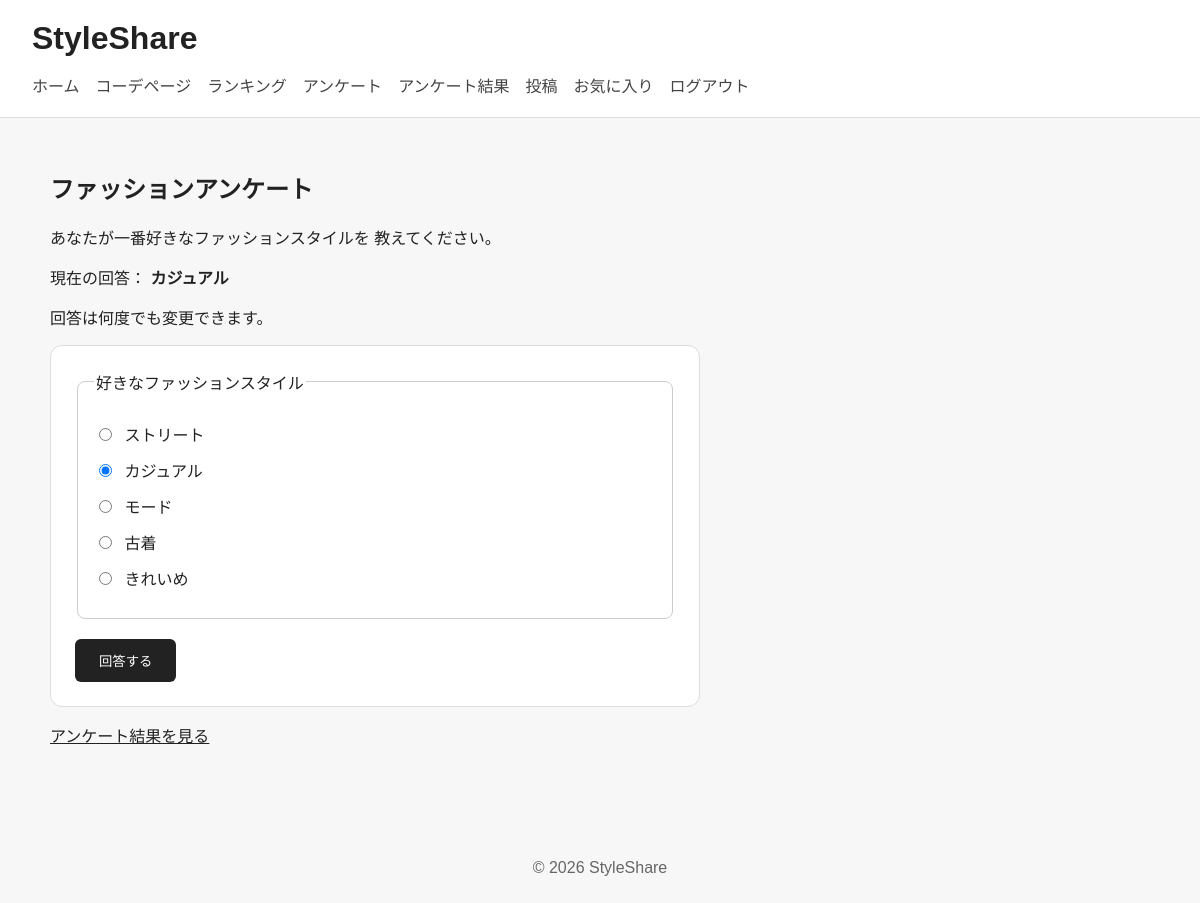
/survey.php (signed in), run on an earlier commit of the app's database.
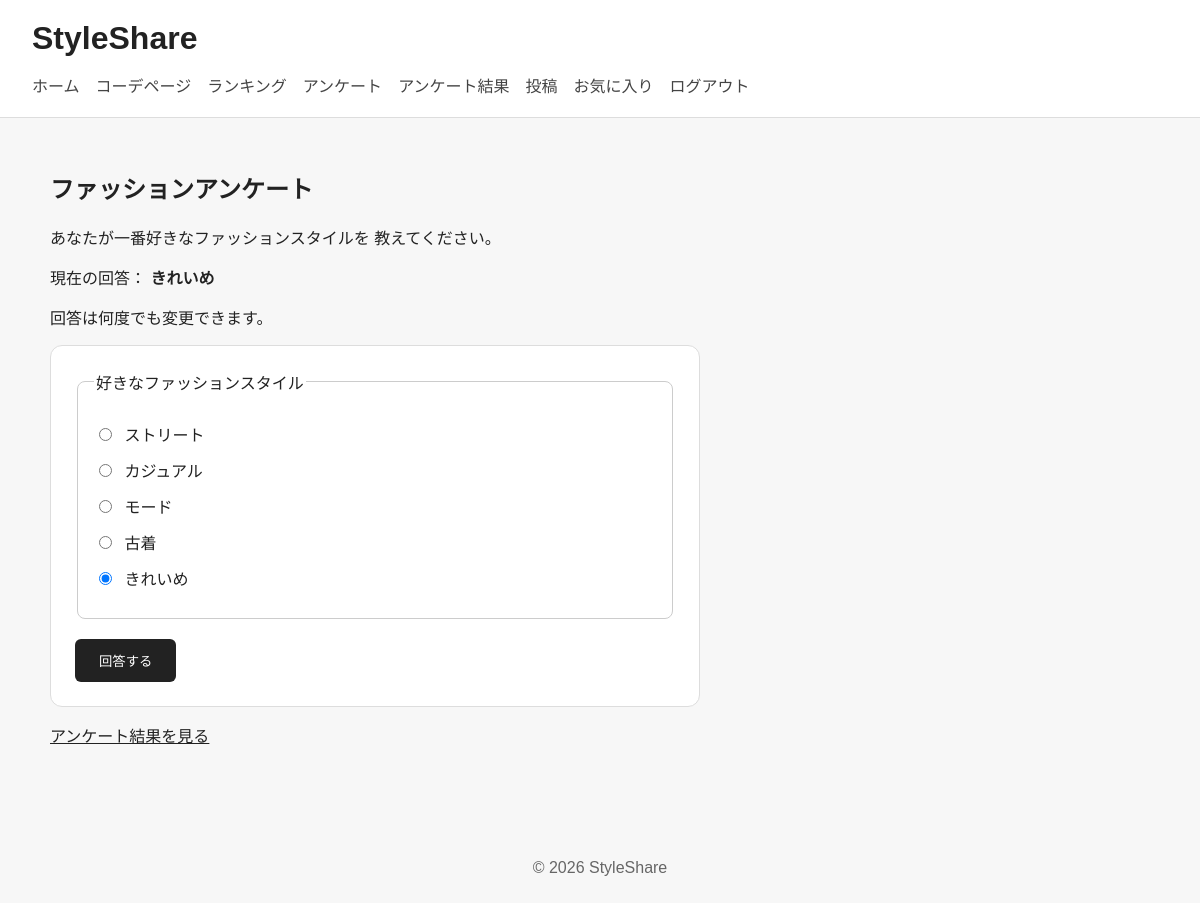
And on a later commit of the database.
### tables this page shows
CREATE TABLE survey_answers (
            id INTEGER PRIMARY KEY AUTOINCREMENT,
            user_id INTEGER NOT NULL UNIQUE,
            style_category TEXT NOT NULL,
            created_at TEXT NOT NULL DEFAULT CURRENT_TIMESTAMP,

            FOREIGN KEY (user_id)
                REFERENCES users(id)
                ON DELETE CASCADE
        );

### survey.php (the view, shortened to what this page needs)
<?php
$styles = [
    'ストリート',
    'カジュアル',
    'モード',
    '古着',
    'きれいめ',
];
$currentAnswer = '';
$db = getDb();
if (isset($_SESSION['user_id'])) {
    $stmt = $db->prepare(
        'SELECT style_category
         FROM survey_answers
         WHERE user_id = :user_id'
    );
    $stmt->execute([
        ':user_id' => (int)$_SESSION['user_id'],
    ]);
    $answer = $stmt->fetch();
    if ($answer !== false) {
        $currentAnswer = $answer['style_category'];
    }
}
require_once __DIR__ . '/includes/header.php';
?>
<section>
    <h2>ファッションアンケート</h2>
    <p>
        あなたが一番好きなファッションスタイルを
        教えてください。
    </p>
    <?php if (isset($_SESSION['user_id'])): ?>
        <?php if ($currentAnswer !== ''): ?>
            <p>
                現在の回答：
                <strong>
                    <?= htmlspecialchars(
                        $currentAnswer,
                        ENT_QUOTES,
                        'UTF-8'
                    ) ?>
                </strong>
            </p>
            <p>回答は何度でも変更できます。</p>
        <?php endif; ?>
        <form action="survey.php" method="post">
            <fieldset>
                <legend>
                    好きなファッションスタイル
                </legend>
                <?php foreach ($styles as $style): ?>
                    <label class="radio-option">
                        <input
                            type="radio"
                            name="style_category"
                            value="<?= htmlspecialchars(
                                $style,
                                ENT_QUOTES,
                                'UTF-8'
                            ) ?>"
                            <?= $currentAnswer === $style
                                ? 'checked'
                                : '' ?>
                            required
                        >
                        <?= htmlspecialchars(
                            $style,
                            ENT_QUOTES,
                            'UTF-8'
                        ) ?>
                    </label>
                <?php endforeach; ?>
            </fieldset>
            <button type="submit">回答する</button>
        </form>
    <?php endif; ?>
    <p>
        <a href="survey_result.php">
            アンケート結果を見る
        </a>
    </p>
</section>
<?php
require_once __DIR__ . '/includes/footer.php';
?>

### includes/header.php (shortened to what this page needs)
<!DOCTYPE html>
<html lang="ja">
<head>
    <link rel="stylesheet" href="assets/css/style.css">
</head>
<body>
    <header>
        <a href="index.php"><h1>StyleShare</h1></a>
        <nav>
            <a href="index.php">ホーム</a>
            <a href="map.php">コーデページ</a>
            <a href="ranking">ランキング</a>
            <a href="survey.php">アンケート</a>
            <a href="survey_results.php">アンケート結果</a>
            <?php if (isset($_SESSION['user_id'])): ?>
    <a href="create_post.php">投稿</a>
    <a href="favorites.php">お気に入り</a>
    <a href="logout.php">ログアウト</a>
    <?php else: ?>
        <a href="login.php">ログイン</a>
        <a href="register.php">新規登録</a>
    <?php endif; ?>
        </nav>
    </header>
<main>

### includes/footer.php
</main>
<footer>
    <p>&copy; <?=date('Y')?> StyleShare</p>
</footer>
</body>
</html>

### assets/css/style.css (style rules this page uses)
body { margin: 0; font-family: Arial, sans-serif; background-color: #f7f7f7; color: #222222; }
header { padding: 20px 32px; background-color: #ffffff; border-bottom: 1px solid #dddddd; }
header h1 { margin: 0 0 16px; }
header h1 a, header > a { color: #222222; text-decoration: none; }
nav { display: flex; flex-wrap: wrap; gap: 16px; }
nav a { color: #444444; text-decoration: none; }
main { max-width: 1100px; margin: 0 auto; padding: 32px 20px; }
footer { padding: 24px; text-align: center; color: #666666; }
form { max-width: 600px; padding: 24px; border: 1px solid #dddddd; border-radius: 12px; background-color: #ffffff; }
form label { display: block; margin-bottom: 8px; font-weight: bold; }
form input, form select, form textarea { box-sizing: border-box; width: 100%; padding: 10px; border: 1px solid #cccccc; border-radius: 6px; font: inherit; }
form button { padding: 12px 24px; border: 0; border-radius: 6px; background-color: #222222; color: #ffffff; cursor: pointer; }
.radio-option { display: block; margin: 12px 0; font-weight: normal; }
.radio-option input { width: auto; margin-right: 8px; }
fieldset { margin-bottom: 20px; padding: 16px; border: 1px solid #cccccc; border-radius: 8px; }
a { color: inherit; }
section { margin-bottom: 40px; }
button, input, select, textarea { font-family: inherit; }
button { transition: opacity 0.2s; }

What changed in the data, as far as the page shows it:
changed survey_answers "☐ ストリート": style_category "カジュアル" → "きれいめ"; style_category "☑ カジュアル" → "☐ カジュアル"; style_category "☐ きれいめ" → "☑ きれいめ"
